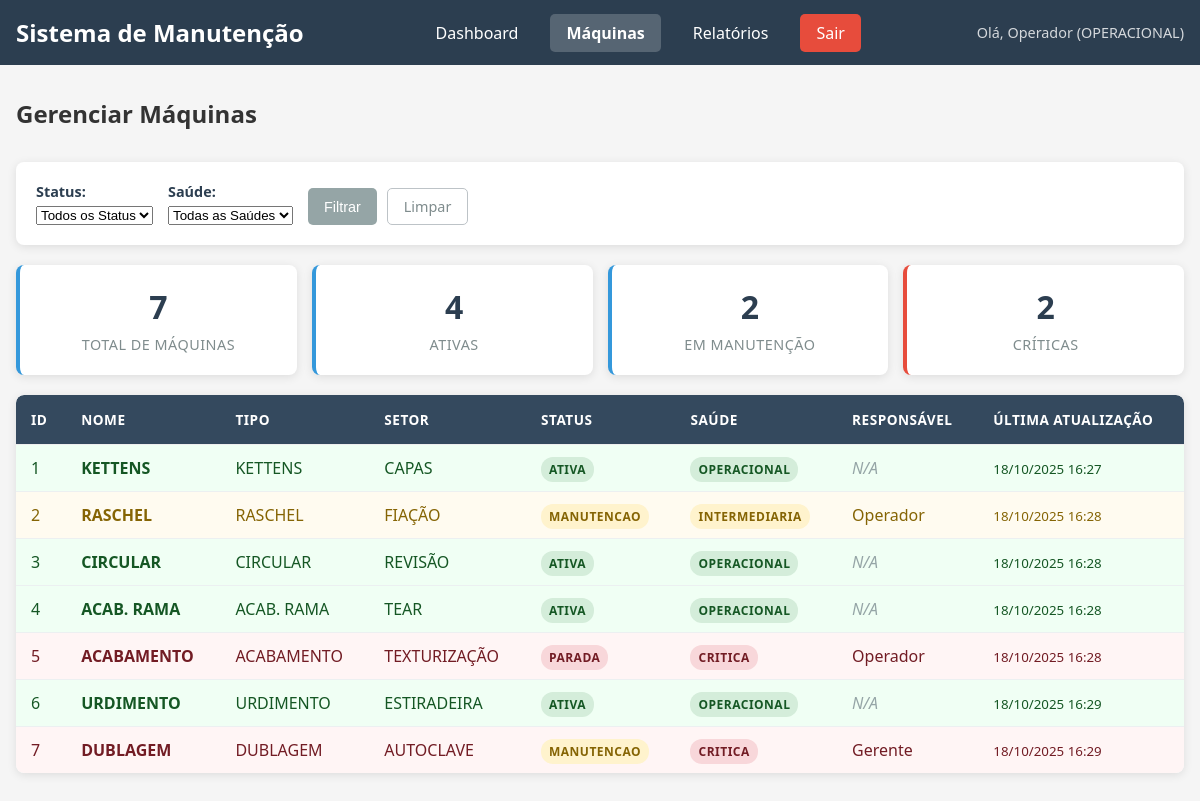
The app's page /views/maquinas/listar.php (signed in) with its own data.
### tables this page shows
CREATE TABLE `maquinas` (
  `id` tinyint(3) UNSIGNED NOT NULL,
  `nome_maquina` varchar(50) NOT NULL,
  `tipo_id` tinyint(3) UNSIGNED NOT NULL,
  `setor_id` tinyint(3) UNSIGNED NOT NULL,
  `status` enum('ATIVA','MANUTENCAO','PARADA','DESLIGADA') DEFAULT 'ATIVA',
  `saude` enum('OPERACIONAL','INTERMEDIARIA','CRITICA') DEFAULT 'OPERACIONAL',
  `assigned_user` int(11) DEFAULT NULL,
  `updated_at` datetime DEFAULT current_timestamp() ON UPDATE current_timestamp()
);

CREATE TABLE `tipos_maquinas` (
  `id` tinyint(3) UNSIGNED NOT NULL,
  `nome_tipo` varchar(50) NOT NULL
);

CREATE TABLE `setores` (
  `id` tinyint(3) UNSIGNED NOT NULL,
  `nome_setor` varchar(50) NOT NULL
);

CREATE TABLE `usuarios` (
  `id` int(11) NOT NULL,
  `nome` varchar(100) NOT NULL,
  `email` varchar(100) DEFAULT NULL,
  `telefone` varchar(20) DEFAULT NULL,
  `senha` varchar(255) NOT NULL,
  `cargo` enum('GERENTE','OPERACIONAL') DEFAULT 'OPERACIONAL',
  `setor_id` tinyint(3) UNSIGNED DEFAULT NULL,
  `created_at` datetime DEFAULT current_timestamp()
);

### controllers/AuthController.php (called while the page is built, shortened)
<?php
class AuthController {
    public static function getUsuarioLogado() {
        if (isset($_SESSION['usuario_id'])) {
            return [
                'id' => $_SESSION['usuario_id'],
                'nome' => $_SESSION['usuario_nome'],
                'cargo' => $_SESSION['usuario_cargo'],
                'setor_id' => $_SESSION['usuario_setor'],
                'email' => $_SESSION['usuario_email'] ?? null
            ];
        }
        return null;
    }
}
?>

### models/Maquina.php (called while the page is built, shortened)
<?php
class Maquina {
    private $conn;
    private $table_name = "maquinas";
    public function __construct($db) {
        $this->conn = $db;
    }
    public function listar() {
        $query = "SELECT
                    m.id,
                    m.nome_maquina,
                    m.tipo_id,
                    m.setor_id,
                    m.status,
                    m.saude,
                    m.assigned_user,
                    m.updated_at,
                    t.nome_tipo,
                    s.nome_setor,
                    u.nome as usuario_nome
                  FROM " . $this->table_name . " m
                  LEFT JOIN tipos_maquinas t ON m.tipo_id = t.id
                  LEFT JOIN setores s ON m.setor_id = s.id
                  LEFT JOIN usuarios u ON m.assigned_user = u.id
                  ORDER BY m.id ASC";
        try {
            $stmt = $this->conn->prepare($query);
            $stmt->execute();
            return $stmt;
        } catch(PDOException $exception) {
            throw new Exception("Erro ao listar máquinas: " . $exception->getMessage());
        }
    }
}
?>

### views/maquinas/listar.php (the view, shortened to what this page needs)
<?php
require_once '../../controllers/AuthController.php';
$usuarioLogado = AuthController::getUsuarioLogado();
require_once '../../config/database.php';
require_once '../../models/Maquina.php';
$maquinas = [];
try {
    $db = DatabaseConfig::getConnection();
    $maquina = new Maquina($db);
    $stmt = $maquina->listar();
    $maquinas = $stmt->fetchAll(PDO::FETCH_ASSOC);
} catch(Exception $e) {
    $error = "Erro ao carregar máquinas: " . $e->getMessage();
}
?>
<!DOCTYPE html>
<html lang="pt-BR">
<head>
    <link rel="stylesheet" href="../../css/style.css">
</head>
<body>
    <header class="header">
        <div class="header-content">
            <h1 class="logo">Sistema de Manutenção</h1>
            <nav class="nav">
                <ul>
                    <li><a href="../dashboard.php">Dashboard</a></li>
                    <li><a href="listar.php" class="active">Máquinas</a></li>
                    <li><a href="../relatorios/listar.php">Relatórios</a></li>
                    <li><a href="../../logout.php" class="logout-btn">Sair</a></li>
                </ul>
            </nav>
            <div class="user-info">
                <span>Olá, <?php echo htmlspecialchars($usuarioLogado['nome']); ?> (<?php echo $usuarioLogado['cargo']; ?>)</span>
            </div>
        </div>
    </header>
    <main class="main-content">
        <div class="page-header">
            <h2>Gerenciar Máquinas</h2>
        </div>
        <div class="filters">
            <form method="GET" class="filter-form">
                <div class="filter-group">
                    <label for="status">Status:</label>
                    <select id="status" name="status">
                        <option value="">Todos os Status</option>
                    </select>
                </div>
                <div class="filter-group">
                    <label for="saude">Saúde:</label>
                    <select id="saude" name="saude">
                        <option value="">Todas as Saúdes</option>
                    </select>
                </div>
                <div class="filter-actions">
                    <button type="submit" class="btn btn-secondary">Filtrar</button>
                    <a href="listar.php" class="btn btn-outline">Limpar</a>
                </div>
            </form>
        </div>
        <div class="summary-cards">
            <div class="summary-card">
                <span class="summary-number"><?php echo count($maquinas); ?></span>
                <span class="summary-label">Total de Máquinas</span>
            </div>
            <div class="summary-card">
                <span class="summary-number"><?php echo count(array_filter($maquinas, function($m) { return $m['status'] == 'ATIVA'; })); ?></span>
                <span class="summary-label">Ativas</span>
            </div>
            <div class="summary-card">
                <span class="summary-number"><?php echo count(array_filter($maquinas, function($m) { return $m['status'] == 'MANUTENCAO'; })); ?></span>
                <span class="summary-label">Em Manutenção</span>
            </div>
            <div class="summary-card critical">
                <span class="summary-number"><?php echo count(array_filter($maquinas, function($m) { return $m['saude'] == 'CRITICA'; })); ?></span>
                <span class="summary-label">Críticas</span>
            </div>
        </div>
        <div class="table-container">
            <?php if(count($maquinas) > 0): ?>
                <table class="data-table">
                    <thead>
                        <tr>
                            <th>ID</th>
                            <th>Nome</th>
                            <th>Tipo</th>
                            <th>Setor</th>
                            <th>Status</th>
                            <th>Saúde</th>
                            <th>Responsável</th>
                            <th>Última Atualização</th>
                        </tr>
                    </thead>
                    <tbody>
                        <?php foreach($maquinas as $maq): ?>
                            <tr class="saude-<?php echo strtolower($maq['saude']); ?>">
                                <td><?php echo htmlspecialchars($maq['id']); ?></td>
                                <td>
                                    <strong><?php echo htmlspecialchars($maq['nome_maquina']); ?></strong>
                                </td>
                                <td><?php echo htmlspecialchars($maq['nome_tipo']); ?></td>
                                <td><?php echo htmlspecialchars($maq['nome_setor']); ?></td>
                                <td>
                                    <span class="status-badge status-<?php echo strtolower($maq['status']); ?>">
                                        <?php echo $maq['status']; ?>
                                    </span>
                                </td>
                                <td>
                                    <span class="saude-badge saude-<?php echo strtolower($maq['saude']); ?>">
                                        <?php echo $maq['saude']; ?>
                                    </span>
                                </td>
                                <td>
                                    <?php if(!empty($maq['usuario_nome'])): ?>
                                        <?php echo htmlspecialchars($maq['usuario_nome']); ?>
                                    <?php else: ?>
                                        <span class="text-muted">N/A</span>
                                    <?php endif; ?>
                                </td>
                                <td>
                                    <small><?php echo date('d/m/Y H:i', strtotime($maq['updated_at'])); ?></small>
                                </td>
                            </tr>
                        <?php endforeach; ?>
                    </tbody>
                </table>
            <?php endif; ?>
        </div>
    </main>
</body>
</html>

### css/style.css (style rules this page uses)
* { margin: 0; padding: 0; box-sizing: border-box; }
body { font-family: 'Segoe UI', Tahoma, Geneva, Verdana, sans-serif; background-color: #f5f5f5; color: #333; }
.header { background: #2c3e50; color: white; padding: 1rem 0; }
.header-content { max-width: 1200px; margin: 0 auto; display: flex; justify-content: space-between; align-items: center; padding: 0 1rem; }
.logo { font-size: 1.5rem; font-weight: bold; }
.nav ul { list-style: none; display: flex; gap: 1rem; }
.nav a { color: white; text-decoration: none; padding: 0.5rem 1rem; border-radius: 5px; transition: background 0.3s; }
.logout-btn { background: #e74c3c; }
.user-info { font-size: 0.9rem; opacity: 0.8; }
.main-content { max-width: 1200px; margin: 0 auto; padding: 2rem 1rem; }
.status-badge, .saude-badge { padding: 0.25rem 0.5rem; border-radius: 15px; font-size: 0.8rem; font-weight: bold; text-transform: uppercase; }
.status-ativa { background: #d4edda; color: #155724; }
.status-manutencao { background: #fff3cd; color: #856404; }
.status-parada { background: #f8d7da; color: #721c24; }
.saude-operacional { background: #d4edda; color: #155724; }
.saude-intermediaria { background: #fff3cd; color: #856404; }
.saude-critica { background: #f8d7da; color: #721c24; }
.table-container { background: white; border-radius: 8px; overflow: hidden; box-shadow: 0 2px 10px rgba(0,0,0,0.1); }
.data-table { width: 100%; border-collapse: collapse; }
.data-table th, .data-table td { padding: 1rem; text-align: left; border-bottom: 1px solid #eee; }
.data-table th { background: #f8f9fa; font-weight: 600; }
.btn { display: inline-block; padding: 0.5rem 1rem; border: none; border-radius: 5px; text-decoration: none; font-size: 0.9rem; cursor: pointer; transition: background 0.3s; }
.btn-secondary { background: #95a5a6; color: white; }
.page-header { display: flex; justify-content: space-between; align-items: center; margin-bottom: 2rem; }
.filters { background: white; padding: 1rem; border-radius: 8px; margin-bottom: 1rem; box-shadow: 0 2px 10px rgba(0,0,0,0.1); }
.filter-form { display: flex; gap: 1rem; align-items: center; }
.filters { background: white; padding: 20px; border-radius: 8px; margin-bottom: 20px; box-shadow: 0 2px 10px rgba(0,0,0,0.1); }
.filter-form { display: flex; gap: 15px; align-items: end; flex-wrap: wrap; }
.filter-group { display: flex; flex-direction: column; gap: 5px; }
.filter-group label { font-weight: 600; color: #2c3e50; font-size: 0.9em; }
.filter-actions { display: flex; gap: 10px; }
.btn-outline { background: transparent; border: 1px solid #bdc3c7; color: #7f8c8d; }
.summary-cards { display: grid; grid-template-columns: repeat(auto-fit, minmax(150px, 1fr)); gap: 15px; margin-bottom: 20px; }
.summary-card { background: white; padding: 20px; border-radius: 8px; text-align: center; box-shadow: 0 2px 10px rgba(0,0,0,0.1); border-left: 4px solid #3498db; }
.summary-card.critical { border-left-color: #e74c3c; }
.summary-number { display: block; font-size: 2em; font-weight: bold; color: #2c3e50; margin-bottom: 5px; }
.summary-label { font-size: 0.9em; color: #7f8c8d; text-transform: uppercase; letter-spacing: 0.5px; }
.data-table { width: 100%; border-collapse: collapse; background: white; border-radius: 8px; overflow: hidden; box-shadow: 0 2px 10px rgba(0,0,0,0.1); }
.data-table th { background: #34495e; color: white; padding: 15px; text-align: left; font-weight: 600; text-transform: uppercase; font-size: 0.85em; letter-spacing: 0.5px; }
.data-table td { padding: 12px 15px; border-bottom: 1px solid #ecf0f1; }
.data-table tr:last-child td { border-bottom: none; }
.data-table tr.saude-critica { background: #fff5f5; }
.data-table tr.saude-intermediaria { background: #fffbf0; }
.data-table tr.saude-operacional { background: #f0fff4; }
.status-badge, .saude-badge { padding: 4px 8px; border-radius: 12px; font-size: 0.75em; font-weight: 600; text-transform: uppercase; letter-spacing: 0.5px; }
.text-muted { color: #95a5a6; font-style: italic; }
.nav a.active { background: rgba(255,255,255,0.2); font-weight: 600; }

### records on screen
maquinas: id "1", nome_maquina "KETTENS", tipo.nome_tipo "KETTENS", setor.nome_setor "CAPAS", status "ATIVA", saude "OPERACIONAL", shows "N/A", updated_at "18/10/2025 16:27"
maquinas: id "2", nome_maquina "RASCHEL", tipo.nome_tipo "RASCHEL", setor.nome_setor "FIAÇÃO", status "MANUTENCAO", saude "INTERMEDIARIA", assigned_user.nome "Operador", updated_at "18/10/2025 16:28"
maquinas: id "3", nome_maquina "CIRCULAR", tipo.nome_tipo "CIRCULAR", setor.nome_setor "REVISÃO", status "ATIVA", saude "OPERACIONAL", shows "N/A", updated_at "18/10/2025 16:28"
maquinas: id "4", nome_maquina "ACAB. RAMA", tipo.nome_tipo "ACAB. RAMA", setor.nome_setor "TEAR", status "ATIVA", saude "OPERACIONAL", shows "N/A", updated_at "18/10/2025 16:28"
maquinas: id "5", nome_maquina "ACABAMENTO", tipo.nome_tipo "ACABAMENTO", setor.nome_setor "TEXTURIZAÇÃO", status "PARADA", saude "CRITICA", assigned_user.nome "Operador", updated_at "18/10/2025 16:28"
maquinas: id "6", nome_maquina "URDIMENTO", tipo.nome_tipo "URDIMENTO", setor.nome_setor "ESTIRADEIRA", status "ATIVA", saude "OPERACIONAL", shows "N/A", updated_at "18/10/2025 16:29"
maquinas: id "7", nome_maquina "DUBLAGEM", tipo.nome_tipo "DUBLAGEM", setor.nome_setor "AUTOCLAVE", status "MANUTENCAO", saude "CRITICA", assigned_user.nome "Gerente", updated_at "18/10/2025 16:29"

### other values on screen
$usuarioLogado['nome'] "Operador"
$usuarioLogado['cargo'] "OPERACIONAL"
count($maquinas) "7"
